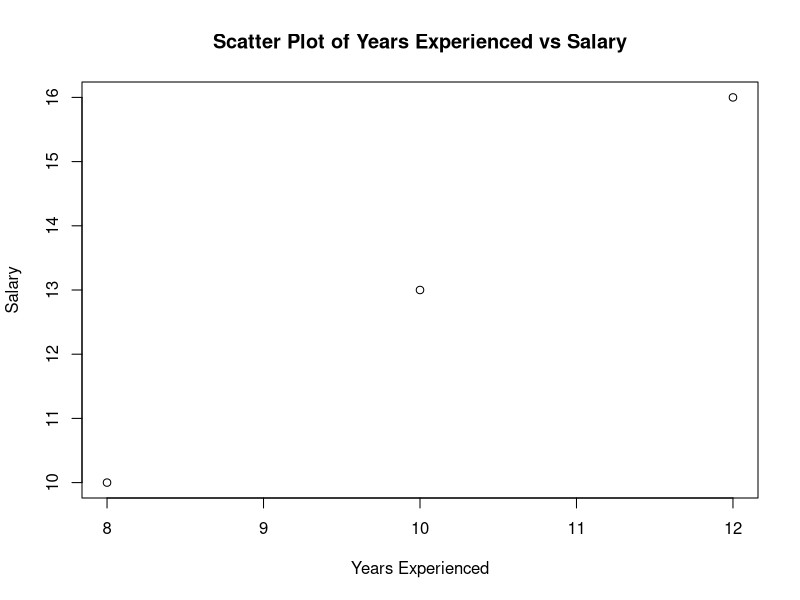
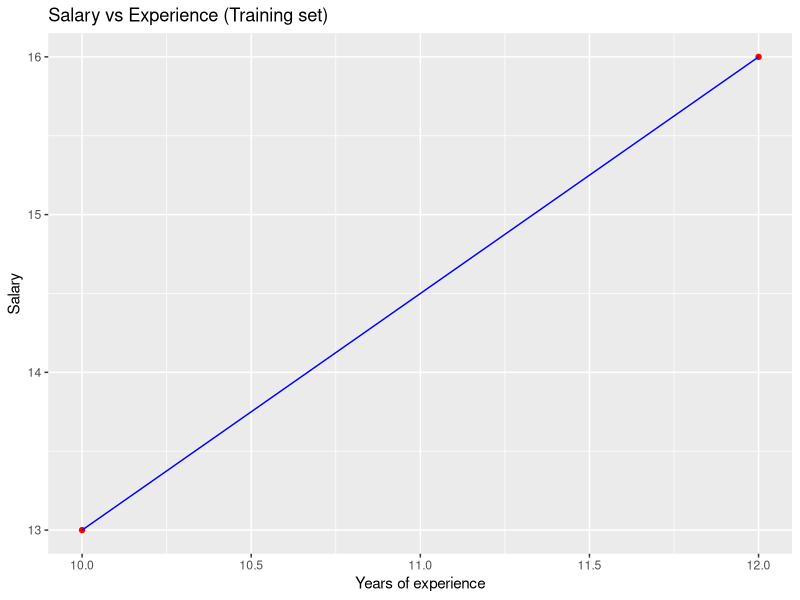
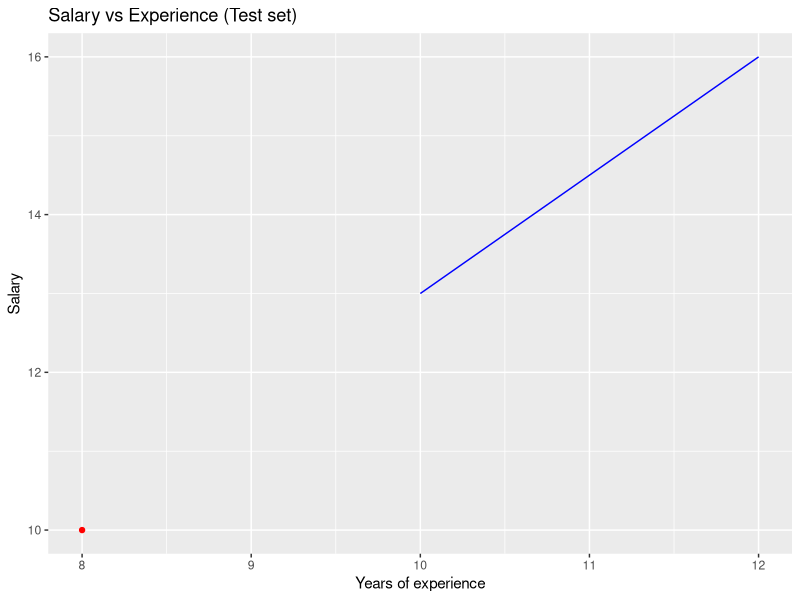

Source code (R) for these figures, in order:
# Create the data frame
#library(readxl)
data <- data.frame(
  Years_Exp = c(8, 10,12),
  Salary = c(10,13,16)
)

# Create the scatter plot
plot(data$Years_Exp, data$Salary,
     xlab = "Years Experienced",
     ylab = "Salary",
     main = "Scatter Plot of Years Experienced vs Salary")
#install.packages('caTools')
library(caTools)
split = sample.split(data$Salary, SplitRatio = 0.7)
trainingset = subset(data, split == TRUE)
testset = subset(data, split == FALSE)

# Fitting Simple Linear Regression to the Training set
lm.r= lm(formula = Salary ~ Years_Exp,
         data = trainingset)
#Summary of the model
summary(lm.r)
# Create a data frame with new input values
new_data <- data.frame(Years_Exp = c(20))

# Predict using the linear regression model
predicted_salaries <- predict(lm.r, newdata = new_data)

# Display the predicted salaries
print(predicted_salaries)

# Visualising the Training set results
#install.packages('ggplot')
install.packages("ggplot2")
library(ggplot2)
ggplot() + geom_point(aes(x = trainingset$Years_Ex, 
                          y = trainingset$Salary), colour = 'red') +
  geom_line(aes(x = trainingset$Years_Ex,
                y = predict(lm.r, newdata = trainingset)), colour = 'blue') +
  
  ggtitle('Salary vs Experience (Training set)') +
  xlab('Years of experience') +
  ylab('Salary')

# Visualising the Test set results
ggplot() +
  geom_point(aes(x = testset$Years_Exp, y = testset$Salary),
             colour = 'red') +
  geom_line(aes(x = trainingset$Years_Exp,
                y = predict(lm.r, newdata = trainingset)), 
            colour = 'blue') +
  ggtitle('Salary vs Experience (Test set)') +
  xlab('Years of experience') +
  ylab('Salary')
